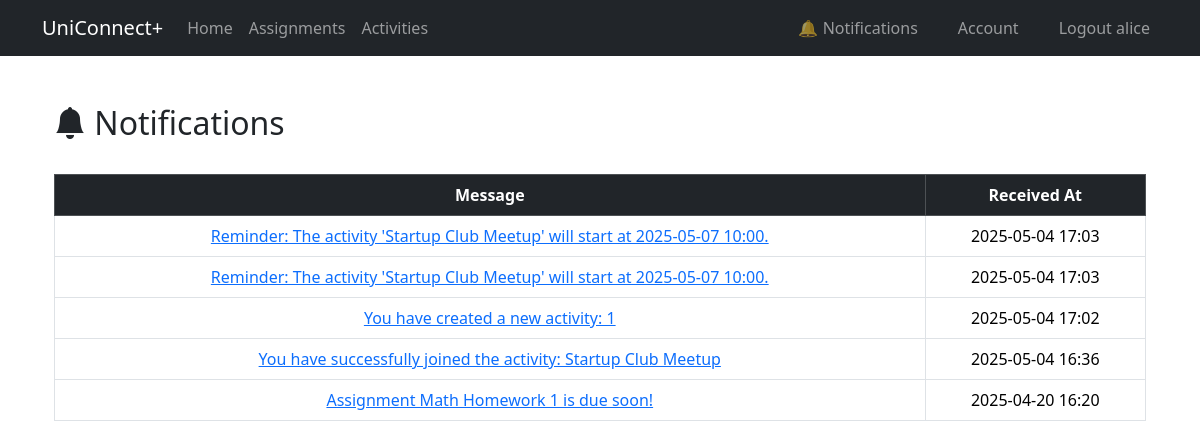
The page /notifications (signed in) on the database its author committed.
### app/models.py (models this page shows, shortened)
@dataclass
class User(UserMixin, db.Model):
    __tablename__ = 'user'
    id: so.Mapped[int] = so.mapped_column(primary_key=True)
    username: so.Mapped[str] = so.mapped_column(sa.String(64), unique=True, index=True)
    email: so.Mapped[str] = so.mapped_column(sa.String(120), unique=True, index=True)
    password_hash: so.Mapped[Optional[str]] = so.mapped_column(sa.String(256))
    role: so.Mapped[str] = so.mapped_column(sa.String(10), default="student")  # student, professor, admin
    submissions: so.Mapped[List['Submission']] = relationship(back_populates='student', cascade='all, delete-orphan')
    assignments: so.Mapped[List['Assignment']] = relationship(back_populates='professor', cascade='all, delete-orphan')
    activities_created: so.Mapped[List['Activity']] = relationship(back_populates='creator', cascade='all, delete-orphan')
    notifications: so.Mapped[List['Notification']] = relationship(back_populates='user', cascade='all, delete-orphan')
    participations: so.Mapped[List['Participant']] = relationship(back_populates='student', cascade='all, delete-orphan')

@dataclass
class Notification(db.Model):
    __tablename__ = 'notifications'
    id: so.Mapped[int] = so.mapped_column(primary_key=True)
    user_id: so.Mapped[int] = so.mapped_column(ForeignKey('user.id'), nullable=False)
    message: so.Mapped[str] = so.mapped_column(sa.Text, nullable=False)
    is_read: so.Mapped[bool] = so.mapped_column(default=False)
    timestamp: so.Mapped[datetime] = so.mapped_column(default=datetime.now)
    user: so.Mapped[User] = relationship(back_populates='notifications')

### app/views.py (the view)
@app.route('/notifications')
@login_required
def notifications():
    notifications = Notification.query.filter_by(user_id=current_user.id).order_by(Notification.timestamp.desc()).all()
    return render_template('notifications.html', title="Notification", notifications=notifications)

### app/__init__.py (called while the page is built)
@app.context_processor
def inject_unread_count():
    if current_user.is_authenticated:
        count = Notification.query.filter_by(user_id=current_user.id, is_read=False).count()
    else:
        count = 0
    return dict(unread_count=count)

### app/models.py (called while the page is built)
@login.user_loader
def load_user(id):
    return db.session.get(User, int(id))

### app/templates/notifications.html
{% extends "base.html" %}
{% block content %}
<div class="container mt-5">
    <div class="d-flex justify-content-between align-items-center mb-4">
        <h2><i class="bi bi-bell-fill"></i> Notifications</h2>
    </div>
    {% if notifications %}
        <div class="table-responsive">
            <table class="table table-hover table-bordered align-middle text-center">
                <thead class="table-dark">
                    <tr>
                        <th>Message</th>
                        <th>Received At</th>
                    </tr>
                </thead>
                <tbody>
                    {% for n in notifications %}
                        <tr class="{% if not n.is_read %}table-warning{% endif %}">
                            <td>
                                <a href="{{ url_for('view_notification', id=n.id) }}" class="{% if n.is_read %}fw-normal{% else %}fw-bold{% endif %}">
                                    {{ n.message }}
                                </a>
                            </td>
                            <td>{{ n.timestamp.strftime('%Y-%m-%d %H:%M') }}</td>
                        </tr>
                    {% endfor %}
                </tbody>
            </table>
        </div>
    {% else %}
        <div class="alert alert-info">You have no notifications.</div>
    {% endif %}
</div>
{% endblock %}

### app/templates/base.html (shortened to what this page needs)
<!doctype html>
<html lang="en">
<head>
    <link
        href="https://cdn.jsdelivr.net/npm/bootstrap@5.3.3/dist/css/bootstrap.min.css"
        rel="stylesheet"
>
    <link rel="stylesheet" href="https://cdn.jsdelivr.net/npm/bootstrap-icons@1.11.3/font/bootstrap-icons.min.css">
</head>
<body>
<nav class="navbar navbar-expand-sm bg-dark" data-bs-theme="dark">
    <div class="container">
        <a class="navbar-brand" href="{{ url_for('home') }}">UniConnect+</a>
        <div class="collapse navbar-collapse" id="navbarSupportedContent">
            <ul class="navbar-nav me-auto mb-2 mb-lg-0">
                <li class="nav-item">
                    <a class="nav-link" aria-current="page" href="{{ url_for('home') }}">Home</a>
                </li>
                {% if current_user.is_authenticated %}
                         <li class="nav-item">
                            <a class="nav-link" href="{{ url_for('assignments') }}">Assignments</a>
                        </li>
                        <li class="nav-item">
                            <a class="nav-link" href="{{ url_for('activities') }}">Activities</a>
                        </li>
                {% endif %}
            </ul>
            <ul class="navbar-nav gap-4 ms-auto">
                {% if not current_user.is_authenticated %}
                    <li class="nav-item">
                        <a class="nav-link" href="{{ url_for('login') }}">Login</a>
                    </li>
                    <li class="nav-item">
                        <a class="nav-link" href="{{ url_for('student_register') }}">Student Register</a>
                    </li>
                {% else %}
                    <li class="nav-item">
                        <a class="nav-link" href="{{ url_for('notifications') }}">
                            🔔 Notifications
                        </a>
                    </li>
                    <li class="nav-item">
                        <a class="nav-link" href="{{ url_for('account') }}">Account</a>
                    </li>
                    <li class="nav-item">
                        <a class="nav-link" href="{{ url_for('logout') }}">Logout {{ current_user.username }}</a>
                    </li>
                {% endif %}
            </ul>
        </div>
    </div>
</nav>
<div class="container">
    {% block content %}{% endblock content %}
</div>
</body>
</html>

### rows shown on the page
User: username "alice"
Notification: message "Reminder: The activity 'Startup Club Meetup' will start at 2025-05-07 10:00.", timestamp "2025-05-04 17:03"
Notification: message "Reminder: The activity 'Startup Club Meetup' will start at 2025-05-07 10:00.", timestamp "2025-05-04 17:03"
Notification: message "You have created a new activity: 1", timestamp "2025-05-04 17:02"
Notification: message "You have successfully joined the activity: Startup Club Meetup", timestamp "2025-05-04 16:36"
Notification: message "Assignment Math Homework 1 is due soon!", timestamp "2025-04-20 16:20"
